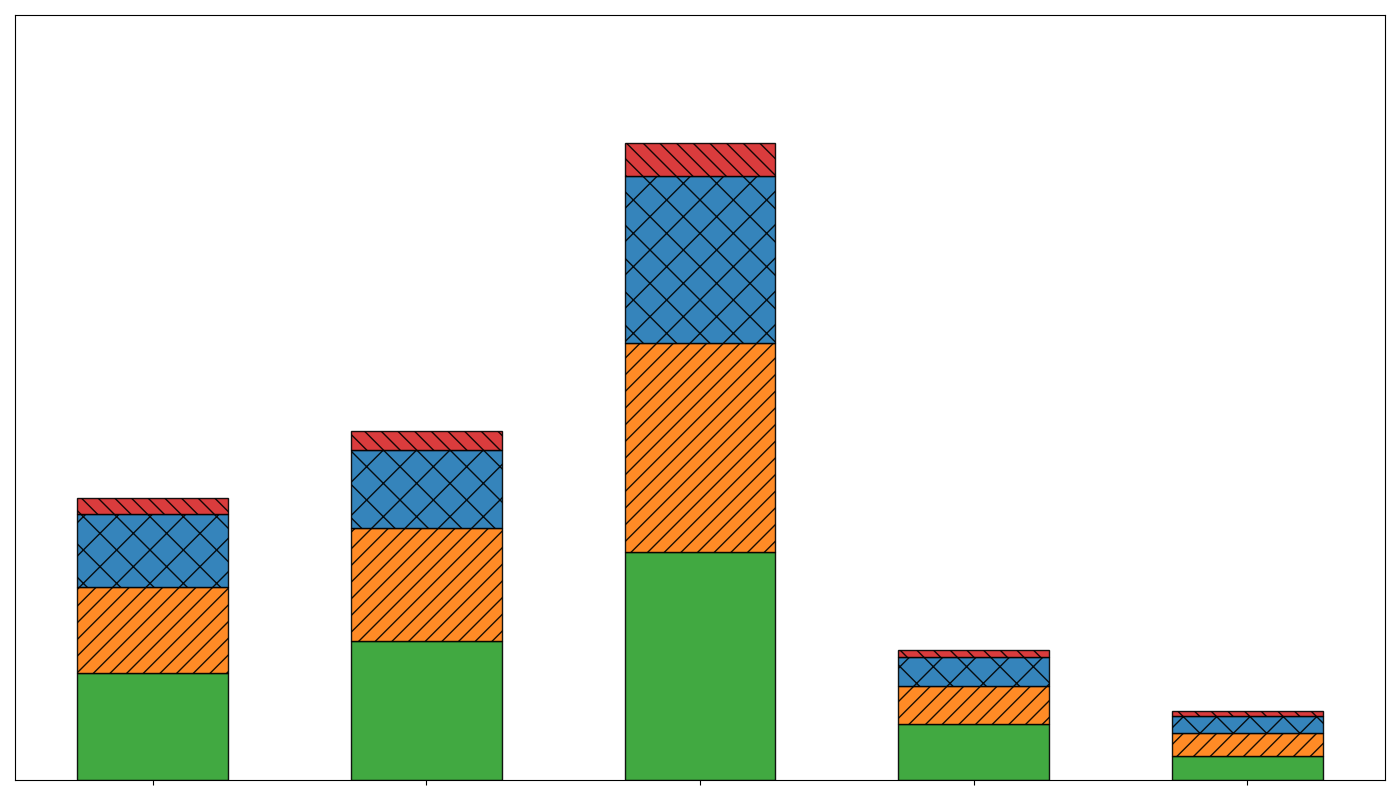

Here is the Python script that generated this plot:
import matplotlib.pyplot as plt
import numpy as np

regions = ['North America', 'Europe', 'Asia', 'South America', 'Africa']

na_recovery = [4000, 3200, 2700, 600]
eu_recovery = [5200, 4200, 2900, 700]
asia_recovery = [8500, 7800, 6200, 1250]
sa_recovery = [2100, 1400, 1100, 250]
africa_recovery = [900, 850, 650, 180]

data = np.array([na_recovery, eu_recovery, asia_recovery, sa_recovery, africa_recovery])

fig, ax = plt.subplots(figsize=(14, 8))

colors = ['#2ca02c', '#ff7f0e', '#1f77b4', '#d62728']
bar_positions = np.arange(len(regions))
bar_width = 0.55
bottoms = np.zeros(len(regions))
hatches = ['', '//', 'x', '\\\\']

for i in range(data.shape[1]):
    ax.bar(bar_positions, data[:, i], width=bar_width, color=colors[i], bottom=bottoms,
           alpha=0.9, edgecolor='black', hatch=hatches[i])
    bottoms += data[:, i]

ax.set_xticks(bar_positions)
ax.set_xticklabels([])  # Removed axis labels by setting empty labels
ax.set_yticks([])  # Removed y-axis labels
ax.set_ylim(0, max(data.sum(axis=1)) * 1.2)

ax.legend([], loc='upper right', frameon=False)  # Removed legend by passing an empty list
ax.grid(False)  # Removed grid because they are essentially text markers

plt.tight_layout()
plt.show()
